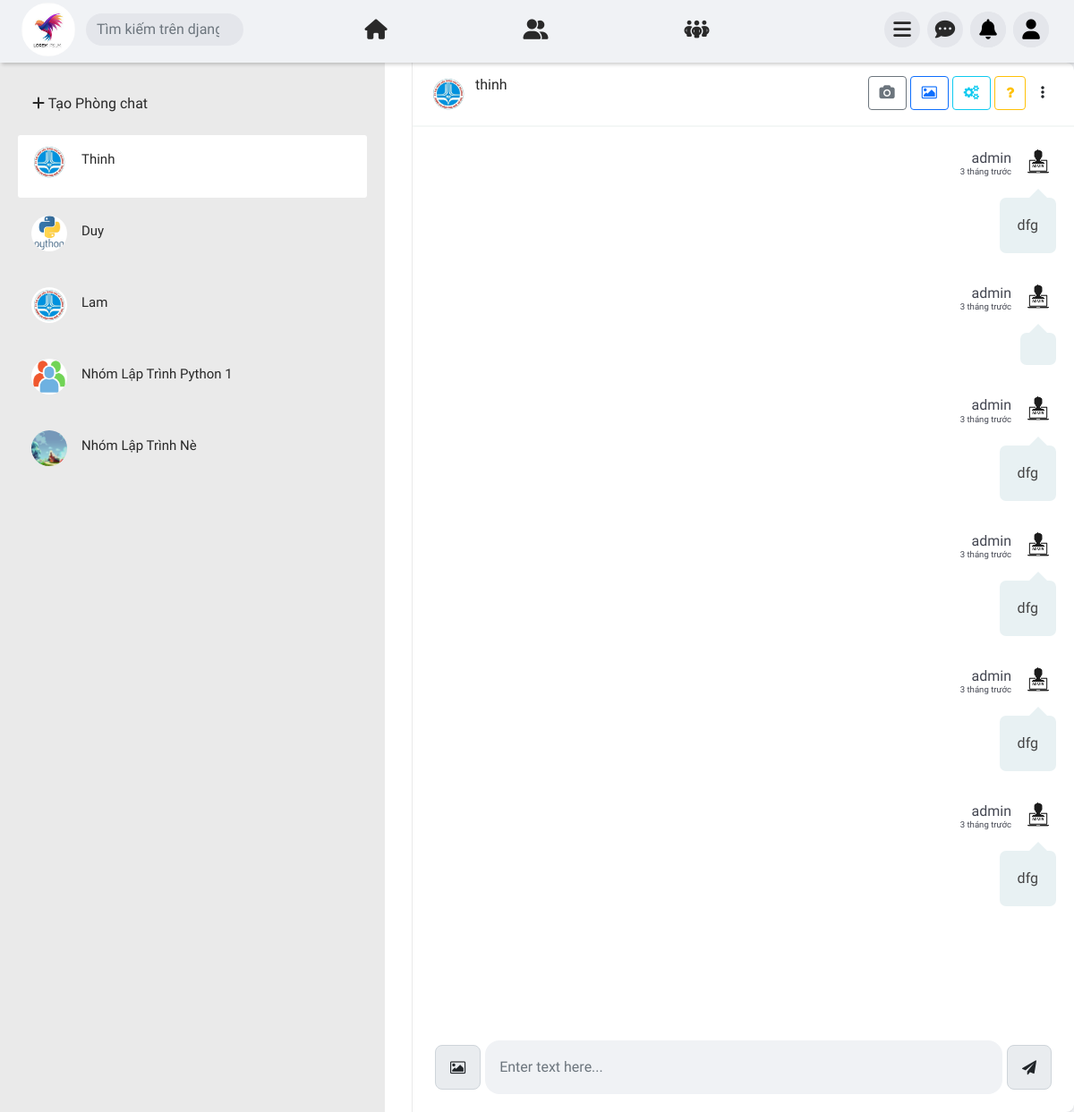
Screenshot of /chat/inbox/3/ (signed in) with the database file from the repository.
### profiles/models.py (models this page shows)
class Profile(models.Model):
    user = models.OneToOneField(User, on_delete=models.CASCADE)
    bio = models.TextField(blank=True, max_length=500)
    profile_pic = models.ImageField(upload_to='profile_pics/', blank=True, null=True)
    cover_photo = models.ImageField(upload_to='cover_photos/', blank=True, null=True)
    phone_number = models.CharField(max_length=15, blank=True, null=True)
    address = models.CharField(max_length=255, blank=True, null=True)

### authentication/models.py (models this page shows)
class User(AbstractUser):
    user_permissions = models.ManyToManyField(
        'auth.Permission',
        verbose_name='user permissions',
        blank=True,
        help_text='Specific permissions for this user.',
        related_name="custom_user_set",
        related_query_name="user",
    )

### chat/models.py (models this page shows, shortened)
class ChatRoom (models.Model):
    name = models.CharField(max_length=255)
    image = models.ImageField(upload_to='room-messages/cover-pic/', blank=True, null=True)
    creator = models.ForeignKey(User, max_length=255, on_delete=models.CASCADE)
    members = models.ManyToManyField(User, related_name="group_chat_members")

class ChatMessage(models.Model):
    user = models.ForeignKey(User, on_delete=models.SET_NULL, null=True, related_name="chat_user")
    sender = models.ForeignKey(User, on_delete=models.SET_NULL, null=True, related_name="sender")
    receiver = models.ForeignKey(User, on_delete=models.SET_NULL, null=True, related_name="reciever")
    message = models.CharField(max_length=10000000000)
    image = models.ImageField(upload_to='room-messages/images/', blank=True, null=True)
    video = models.FileField(upload_to='room-messages/videos/', blank=True, null=True)
    is_read = models.BooleanField(default=False)
    date = models.DateTimeField(auto_now_add=True)
    def __str__(self):
        return f"Sender: {str(self.sender)} - receiver: {str(self.receiver)}"
    class Meta:
        ordering = ["-date"]
        verbose_name_plural = "Personal Chat"

### chat/views.py (the view)
# urls.py: path("inbox/<int:user_id>/", views.inbox_detail, name="inbox_detail"),
@login_required(login_url='/auth/login/')
def inbox_detail(request, user_id):
    sender = request.user
    receiver_user = User.objects.get(id =user_id)
    message_list = ChatMessage.objects.filter(
        Q(sender=sender, receiver=receiver_user) | Q(sender=receiver_user, receiver=sender)
    ).order_by("date")
    messages_detail = ChatMessage.objects.filter(
        Q(sender=sender, receiver=receiver_user) | Q(sender=receiver_user, receiver=sender)
    ).order_by("date")
    chat_users = ChatMessage.objects.filter(Q(sender=request.user) | Q(receiver=request.user))
    list_user = list(set([chat.sender if chat.sender != request.user else chat.receiver for chat in chat_users]))
    list_room = ChatRoom.objects.filter(Q(members=request.user)| Q(creator=request.user)).distinct()
    combined_list = []
    for user in list_user:
        combined_list.append({'object': user, 'type': 'user'})
    for room in list_room:
        combined_list.append({'object': room, 'type': 'room'})
    all_profiles = Profile.objects.all()
    if messages_detail:
        r = messages_detail.first()
        receiver = User.objects.get(username=r.receiver)
    else:
        receiver = User.objects.get(id =user_id)
    context = {
        "receiver":receiver,
        "receiver_user":receiver_user,
        "sender":sender,
        "message_list":message_list,
        "combined_list":combined_list,
        "profiles":all_profiles,
    }
    return render(request, 'chat/inbox_detail.html', context)

### chat/templates/chat/inbox_detail.html (shortened to what this page needs)
{% extends 'base_generic.html' %}
{% load static %}
{% load filter_option %}
{% block content %}
<link href="https://maxcdn.bootstrapcdn.com/font-awesome/4.7.0/css/font-awesome.min.css" rel="stylesheet" />
<div class="content-chat" >
    <div class="row clearfix">
        <div class="col-lg-12">
            <div class="chat-app">
                <div id="plist" class="people-list ">
                    <div class="input-group">
                        <a href="" class="func-item w-100 p-3" data-bs-toggle="modal" data-bs-target="#example">
                            <i class="fa-solid fa-add"></i>
                            <span>Tạo Phòng chat</span>
                        </a>
                    </div>
                    <div class="list-user overflow-auto scroll-smooth">
                        <div class="d-block">
                            <ul class="list-unstyled chat-list mt-2 mb-0">
                                {% for user_item in combined_list %}
                                    {% if user_item.type == "user"  %}
                                    <a href="{% url 'inbox_detail' user_item.object.id %}">
                                        <li class="clearfix "  {% if user_item.object.username == receiver.username %} id="active" {% endif %}>
                                            {% for profile in profiles %}
                                                {% if user_item.object == profile.user %}
                                                    <img src="{% if profile.profile_pic %}
                                                        {{ profile.profile_pic.url  }}
                                                    {% endif %}"
                                                    alt="avatar">
                                                {% endif %}
                                            {% endfor %}
                                            <div class="about">
                                                <div class="name p-2" style="text-transform: capitalize;">{{user_item.object.username}}</div>
                                            </div>
                                        </li>
                                    </a>
                                    {% else %}
                                    <li class="clearfix ">
                                            <a href="{% url 'inbox_room_detail' user_item.object.id %}" style="width: 100%;">
                                            {% if user_item.object.image %}
                                                <img src="{{ user_item.object.image.url  }}" alt="avatar" style="width: 40px; " >
                                            {% else %}
                                                <img src="{% static 'room.png' %}" alt=""  style="width: 40px;">
                                            {% endif %}
                                            <div class="about">
                                                <div class="name p-2" style="text-transform: capitalize;">{{user_item.object.name}}</div>
                                            </div>
                                        </a>
                                        </li>
                                    {% endif %}
                                {% endfor %}
                            </ul>
                        </div>
                    </div>
                </div>
                    <div class="chat">
                        <div class="chat-header clearfix">
                            <div class="row">
                                <div class="col-lg-6">
                                    <a href="{% url 'profiles:profile' receiver.id   %}" data-toggle="modal" data-target="#view_info">
                                        {% for profile in profiles %}
                                                {% if receiver == profile.user %}
                                                    <img src="{% if profile.profile_pic %}
                                                        {{ profile.profile_pic.url  }}
                                                    {% endif %}"
                                                    alt="avatar">
                                                {% endif %}
                                        {% endfor %}
                                        <div class="chat-about">
                                            <h6 class="m-b-0">{{ receiver.username }}</h6>
                                        </div>
                                    </a>
                                </div>
                                <div class="col-lg-6 hidden-sm text-end">
                                    <a href="javascript:void(0);" class="btn btn-outline-secondary"><i class="fa fa-camera"></i></a>
                                    <a href="javascript:void(0);" class="btn btn-outline-primary"><i class="fa fa-image"></i></a>
                                    <a href="javascript:void(0);" class="btn btn-outline-info"><i class="fa fa-cogs"></i></a>
                                    <a href="javascript:void(0);" class="btn btn-outline-warning"><i class="fa fa-question"></i></a>
                                    <button class="btn ms-auto" type="button" id="dropdownMenu" data-bs-toggle="dropdown" aria-expanded="false">
                                        <i class="fa-solid fa-ellipsis-vertical"></i>
                                    </button>
                                </div>
                            </div>
                        </div>
                        <div class="chat-history overflow-auto scroll-smooth">
                            <div class="d-block">
                                <ul class="m-b-0" id="chat-messages">
                                    {% for message in message_list %}
                                        {% if message.sender == request.user %}
                                            <li class="clearfix">
                                                <div class="message-data text-end">
                                                    <span class="message-data-time">
                                                        <div class="sender">{{message.sender}}</div>
                                                        <div class="date">
                                                            {% with time_since=message.date|timesince %}
                                                                {% with values=time_since|split_timesince:", " %}
                                                                    {{values}}
                                                                {% endwith %}
                                                            {% endwith %}
                                                        </div>
                                                    </span>
                                                    {% for profile in profiles %}
                                                        {% if message.sender == profile.user %}
                                                            <img src="{% if profile.profile_pic %}
                                                                {{ profile.profile_pic.url  }}
                                                            {% endif %}"
                                                            alt="avatar">
                                                        {% endif %}
                                                    {% endfor %}
                                                </div>
                                                <div class="message other-message float-right">
                                                    {{message.message}}
                                                </div>
                                            </li>
                                        {% endif %}
                                    {% endfor %}
                                </ul>
                            </div>
                        </div>
                        <div class="chat-message clearfix ">
                            <div class="input-group mb-0">
                                <div class="input-group-prepend" style="display: flex; ">
                                    <button class="input-group-text" type="button" id="dropdownMenuButton" data-bs-toggle="dropdown" aria-expanded="false" style="margin: 5px; padding: 1rem;">
                                        <i class="fa fa-image"></i>
                                    </button>
                                    <input type="text" class="form-control" id="chat-input" placeholder="Enter text here...">
                                    <button class="input-group-text" style="margin: 5px; padding: 1rem;" id="send-btn">
                                    <i class="fa fa-send"></i>
                                    </button>
                                </div>
                            </div>
                        </div>
                </div>
            </div>
        </div>
    </div>
</div>
{% endblock %}

### rows the page displays
User: object.username "Thinh", username "thinh"
Profile: profile_pic (picture)
User: object.username "Duy"
Profile: profile_pic (picture)
User: object.username "Lam"
Profile: profile_pic (picture)
ChatRoom: object.image (picture), object.name "Nhóm Lập Trình Python 1"
ChatRoom: object.image (picture), object.name "Nhóm Lập Trình Nè"
ChatMessage: sender "admin", values "3 tháng trước", message "dfg"
Profile: profile_pic (picture)
ChatMessage: sender "admin", values "3 tháng trước"
ChatMessage: sender "admin", values "3 tháng trước", message "dfg"
ChatMessage: sender "admin", values "3 tháng trước", message "dfg"
ChatMessage: sender "admin", values "3 tháng trước", message "dfg"
ChatMessage: sender "admin", values "3 tháng trước", message "dfg"
